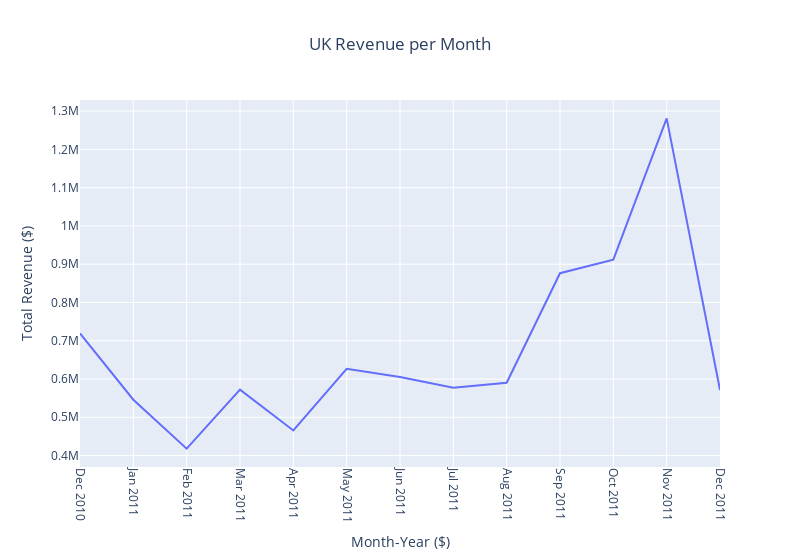

Here is the notebook cell this chart was saved with:
### Code cell
# Membuat grafik total revenue per bukan di negara UK
fig = px.line(uk,
              x = uk['YearMonth'].dt.strftime('%b %Y'),
              y = 'Total Revenue ($)',
              title = 'UK Revenue per Month')
fig.update_xaxes(tickangle = 90)
fig.update_layout(xaxis_title = 'Month-Year ($)', title_x = 0.5, width=800)
fig.show()

### Figure 1 — Plotly figure (JSON) as saved in the notebook; plotly's stock layout.template omitted (floating-point values rounded to 4 significant figures)
{"data": [{"hovertemplate": "x=%{x}<br>Total Revenue ($)=%{y}<extra></extra>", "legendgroup": "", "line": {"color": "#636efa", "dash": "solid"}, "marker": {"symbol": "circle"}, "mode": "lines", "name": "", "orientation": "v", "showlegend": false, "type": "scatter", "x": ["Dec 2010", "Jan 2011", "Feb 2011", "Mar 2011", "Apr 2011", "May 2011", "Jun 2011", "Jul 2011", "Aug 2011", "Sep 2011", "Oct 2011", "Nov 2011", "Dec 2011"], "xaxis": "x", "y": [718900.0, 546000.0, 418000.0, 572100.0, 465500.0, 626600.0, 605200.0, 577400.0, 590100.0, 876500.0, 911900.0, 1281000.0, 571300.0], "yaxis": "y"}], "layout": {"legend": {"tracegroupgap": 0}, "title": {"text": "UK Revenue per Month", "x": 0.5}, "width": 800, "xaxis": {"anchor": "y", "domain": [0, 1], "tickangle": 90, "title": {"text": "Month-Year ($)"}}, "yaxis": {"anchor": "x", "domain": [0, 1], "title": {"text": "Total Revenue ($)"}}}}
